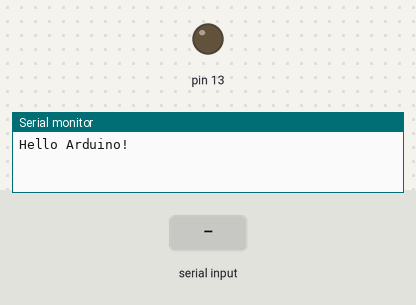
The sketch below on a simulated Arduino Uno, built with avr-gcc and run on an emulated ATmega328P. Shown: output pins drawn as LEDs (lit = HIGH), the last lines printed to the serial monitor. Inputs (shaded band) come from the test bench.

Above: at 1.2 s.
1.3 s: "on" received over Serial
At 3.4 s:
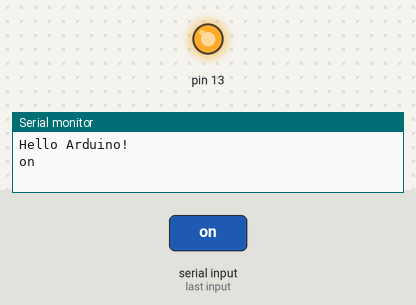
3.8 s: "off" received over Serial
At 5.3 s:
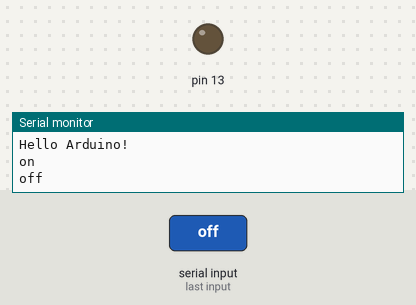
Timing chart, 0 to 6.8 s (numbered marks = the images above; inputs shaded):
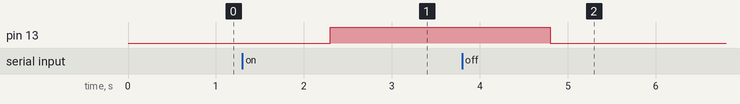

The sketch:

labo_arduino.ino
```cpp
char rcvBuf[33];
String rcvStr = "I am Arduino";

void setup() {
  Serial.begin( 9600 );     // シリアル通信を初期化する。通信速度は9600bps
  Serial.println( "Hello Arduino!" );   // 最初に1回だけメッセージを表示する
  pinMode( 13, OUTPUT );

}

void loop() {
  char key;     // 受信データを格納するchar型の変数
  bool hasData = false;
  int index = 0;

  //Serial.println("LoopStart\n");
  // 受信データがあった時だけ、処理を行う
  if ( Serial.available() > 0 ) {       // 受信データがあるか？
    hasData = true;
    //rcvBuf[index] = Serial.read();            // 1文字だけ読み込む
    Serial.readBytesUntil("\0", rcvBuf, 32);
    index=32;
  }
  rcvBuf[index] = "\0";
  if ( hasData == true ){
    rcvStr = rcvBuf;
    rcvStr.trim();
    if(rcvStr.equalsIgnoreCase("on")){
      digitalWrite( 13, HIGH );      // LED ON
    } else if(rcvStr.equalsIgnoreCase("off")){
      digitalWrite( 13, LOW );      // LED OFF
    }
    Serial.println(rcvStr);
  }

}
```

Measured:
- after the input at 1.3 s, pin 13: LOW → HIGH after 1.0 s
- after the input at 3.8 s, pin 13: HIGH → LOW after 1.0 s
